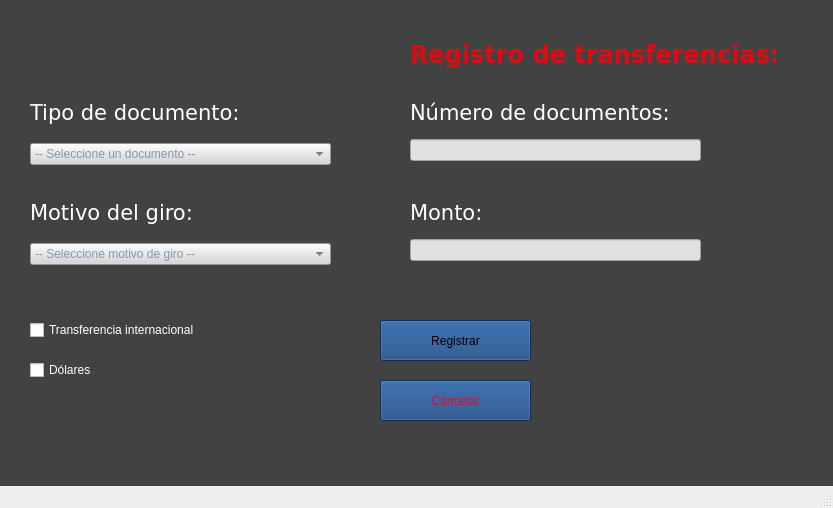
<?xml version="1.0" encoding="UTF-8"?>
<ui version="4.0">
 <class>MainWindow</class>
 <widget class="QMainWindow" name="MainWindow">
  <property name="geometry">
   <rect>
    <x>0</x>
    <y>0</y>
    <width>833</width>
    <height>508</height>
   </rect>
  </property>
  <property name="windowTitle">
   <string>MainWindow</string>
  </property>
  <property name="styleSheet">
   <string notr="true">QWidget#centralwidget{
background-color: rgb(255, 255, 255);
background-color: rgb(66, 66, 66);
}</string>
  </property>
  <widget class="QWidget" name="centralwidget">
   <widget class="QLabel" name="label">
    <property name="geometry">
     <rect>
      <x>10</x>
      <y>20</y>
      <width>391</width>
      <height>61</height>
     </rect>
    </property>
    <property name="text">
     <string/>
    </property>
    <property name="pixmap">
     <pixmap>../../../Downloads/Citibanamex_logo.svg.png</pixmap>
    </property>
    <property name="scaledContents">
     <bool>true</bool>
    </property>
   </widget>
   <widget class="QLabel" name="label_6">
    <property name="geometry">
     <rect>
      <x>410</x>
      <y>40</y>
      <width>366</width>
      <height>29</height>
     </rect>
    </property>
    <property name="font">
     <font>
      <family>Verdana</family>
      <pointsize>18</pointsize>
      <bold>true</bold>
     </font>
    </property>
    <property name="styleSheet">
     <string notr="true">color: rgb(222, 11, 19);</string>
    </property>
    <property name="text">
     <string>Registro de transferencias:</string>
    </property>
   </widget>
   <widget class="QPushButton" name="pushBotRegTransac">
    <property name="geometry">
     <rect>
      <x>380</x>
      <y>320</y>
      <width>151</width>
      <height>41</height>
     </rect>
    </property>
    <property name="styleSheet">
     <string notr="true">background-color: rgb(18, 65, 125);
font: 12pt &quot;Verdana&quot;;</string>
    </property>
    <property name="text">
     <string>Registrar</string>
    </property>
   </widget>
   <widget class="QPushButton" name="pushBotCancelar">
    <property name="geometry">
     <rect>
      <x>380</x>
      <y>380</y>
      <width>151</width>
      <height>41</height>
     </rect>
    </property>
    <property name="styleSheet">
     <string notr="true">background-color: rgb(18, 65, 125);
color: rgb(222, 11, 19);
font: 12pt &quot;Verdana&quot;;</string>
    </property>
    <property name="text">
     <string>Cancelar</string>
    </property>
   </widget>
   <widget class="QLabel" name="label_7">
    <property name="geometry">
     <rect>
      <x>650</x>
      <y>330</y>
      <width>111</width>
      <height>101</height>
     </rect>
    </property>
    <property name="text">
     <string/>
    </property>
    <property name="pixmap">
     <pixmap>../../../Downloads/appbanamex.png</pixmap>
    </property>
    <property name="scaledContents">
     <bool>true</bool>
    </property>
   </widget>
   <widget class="QWidget" name="layoutWidget">
    <property name="geometry">
     <rect>
      <x>30</x>
      <y>100</y>
      <width>301</width>
      <height>65</height>
     </rect>
    </property>
    <layout class="QVBoxLayout" name="verticalLayout">
     <item>
      <widget class="QLabel" name="label_2">
       <property name="font">
        <font>
         <family>Verdana</family>
         <pointsize>16</pointsize>
         <italic>false</italic>
         <bold>false</bold>
        </font>
       </property>
       <property name="styleSheet">
        <string notr="true">color: rgb(18, 65, 125);
font: 16pt &quot;Verdana&quot;;
color: rgb(255, 255, 255);</string>
       </property>
       <property name="text">
        <string>Tipo de documento:</string>
       </property>
      </widget>
     </item>
     <item>
      <spacer name="verticalSpacer">
       <property name="orientation">
        <enum>Qt::Orientation::Vertical</enum>
       </property>
       <property name="sizeHint" stdset="0">
        <size>
         <width>20</width>
         <height>40</height>
        </size>
       </property>
      </spacer>
     </item>
     <item>
      <widget class="QComboBox" name="cBox_TipoDoc">
       <property name="styleSheet">
        <string notr="true">background-color: rgb(214, 214, 214);
font: 11pt &quot;Verdana&quot;;
color: rgb(27, 72, 130);</string>
       </property>
       <property name="currentText">
        <string/>
       </property>
       <property name="placeholderText">
        <string>-- Seleccione un documento --</string>
       </property>
       <item>
        <property name="text">
         <string>IFE/Credencial de elector</string>
        </property>
       </item>
       <item>
        <property name="text">
         <string>PSS Pasaporte</string>
        </property>
       </item>
       <item>
        <property name="text">
         <string>VISA</string>
        </property>
       </item>
      </widget>
     </item>
    </layout>
   </widget>
   <widget class="QWidget" name="layoutWidget">
    <property name="geometry">
     <rect>
      <x>30</x>
      <y>200</y>
      <width>301</width>
      <height>65</height>
     </rect>
    </property>
    <layout class="QVBoxLayout" name="verticalLayout_2">
     <item>
      <widget class="QLabel" name="label_3">
       <property name="font">
        <font>
         <family>Verdana</family>
         <pointsize>16</pointsize>
         <italic>false</italic>
         <bold>false</bold>
        </font>
       </property>
       <property name="styleSheet">
        <string notr="true">color: rgb(18, 65, 125);
font: 16pt &quot;Verdana&quot;;
color: rgb(255, 255, 255);</string>
       </property>
       <property name="text">
        <string>Motivo del giro:</string>
       </property>
      </widget>
     </item>
     <item>
      <spacer name="verticalSpacer_2">
       <property name="orientation">
        <enum>Qt::Orientation::Vertical</enum>
       </property>
       <property name="sizeHint" stdset="0">
        <size>
         <width>20</width>
         <height>40</height>
        </size>
       </property>
      </spacer>
     </item>
     <item>
      <widget class="QComboBox" name="cBox_MotGiro">
       <property name="styleSheet">
        <string notr="true">background-color: rgb(214, 214, 214);
font: 11pt &quot;Verdana&quot;;
color: rgb(27, 72, 130);</string>
       </property>
       <property name="currentText">
        <string/>
       </property>
       <property name="placeholderText">
        <string>-- Seleccione motivo de giro --</string>
       </property>
       <item>
        <property name="text">
         <string>Honorarios / Servicios técnicos</string>
        </property>
       </item>
       <item>
        <property name="text">
         <string>Remesas / Giros</string>
        </property>
       </item>
       <item>
        <property name="text">
         <string>Donaciones</string>
        </property>
       </item>
      </widget>
     </item>
    </layout>
   </widget>
   <widget class="QWidget" name="layoutWidget">
    <property name="geometry">
     <rect>
      <x>410</x>
      <y>100</y>
      <width>291</width>
      <height>61</height>
     </rect>
    </property>
    <layout class="QVBoxLayout" name="verticalLayout_3">
     <item>
      <widget class="QLabel" name="label_4">
       <property name="font">
        <font>
         <family>Verdana</family>
         <pointsize>16</pointsize>
         <italic>false</italic>
         <bold>false</bold>
        </font>
       </property>
       <property name="styleSheet">
        <string notr="true">color: rgb(18, 65, 125);
font: 16pt &quot;Verdana&quot;;
color: rgb(255, 255, 255);</string>
       </property>
       <property name="text">
        <string>Número de documentos:</string>
       </property>
      </widget>
     </item>
     <item>
      <spacer name="verticalSpacer_3">
       <property name="orientation">
        <enum>Qt::Orientation::Vertical</enum>
       </property>
       <property name="sizeHint" stdset="0">
        <size>
         <width>20</width>
         <height>40</height>
        </size>
       </property>
      </spacer>
     </item>
     <item>
      <widget class="QLineEdit" name="linEdNumDoc">
       <property name="styleSheet">
        <string notr="true">background-color: rgb(225, 225, 225);
color: rgb(18, 65, 125);</string>
       </property>
      </widget>
     </item>
    </layout>
   </widget>
   <widget class="QWidget" name="layoutWidget">
    <property name="geometry">
     <rect>
      <x>410</x>
      <y>200</y>
      <width>291</width>
      <height>61</height>
     </rect>
    </property>
    <layout class="QVBoxLayout" name="verticalLayout_4">
     <item>
      <widget class="QLabel" name="label_5">
       <property name="font">
        <font>
         <family>Verdana</family>
         <pointsize>16</pointsize>
         <italic>false</italic>
         <bold>false</bold>
        </font>
       </property>
       <property name="styleSheet">
        <string notr="true">color: rgb(18, 65, 125);
font: 16pt &quot;Verdana&quot;;
color: rgb(255, 255, 255);</string>
       </property>
       <property name="text">
        <string>Monto:</string>
       </property>
      </widget>
     </item>
     <item>
      <spacer name="verticalSpacer_4">
       <property name="orientation">
        <enum>Qt::Orientation::Vertical</enum>
       </property>
       <property name="sizeHint" stdset="0">
        <size>
         <width>20</width>
         <height>40</height>
        </size>
       </property>
      </spacer>
     </item>
     <item>
      <widget class="QLineEdit" name="linEdMonto">
       <property name="styleSheet">
        <string notr="true">background-color: rgb(225, 225, 225);
color: rgb(18, 65, 125);</string>
       </property>
      </widget>
     </item>
    </layout>
   </widget>
   <widget class="QWidget" name="layoutWidget">
    <property name="geometry">
     <rect>
      <x>30</x>
      <y>320</y>
      <width>248</width>
      <height>60</height>
     </rect>
    </property>
    <layout class="QVBoxLayout" name="verticalLayout_5">
     <item>
      <widget class="QCheckBox" name="chekBoxTransInter">
       <property name="styleSheet">
        <string notr="true">color: rgb(18, 65, 125);
font: 12pt &quot;Verdana&quot;;
color: rgb(255, 255, 255);</string>
       </property>
       <property name="text">
        <string>Transferencia internacional</string>
       </property>
       <property name="tristate">
        <bool>false</bool>
       </property>
      </widget>
     </item>
     <item>
      <spacer name="verticalSpacer_5">
       <property name="orientation">
        <enum>Qt::Orientation::Vertical</enum>
       </property>
       <property name="sizeHint" stdset="0">
        <size>
         <width>20</width>
         <height>40</height>
        </size>
       </property>
      </spacer>
     </item>
     <item>
      <widget class="QCheckBox" name="chekBoxDolares">
       <property name="styleSheet">
        <string notr="true">color: rgb(18, 65, 125);
font: 12pt &quot;Verdana&quot;;
color: rgb(255, 255, 255);</string>
       </property>
       <property name="text">
        <string>Dólares</string>
       </property>
       <property name="tristate">
        <bool>false</bool>
       </property>
      </widget>
     </item>
    </layout>
   </widget>
   <widget class="QLabel" name="label_8">
    <property name="geometry">
     <rect>
      <x>40</x>
      <y>30</y>
      <width>301</width>
      <height>41</height>
     </rect>
    </property>
    <property name="text">
     <string/>
    </property>
    <property name="pixmap">
     <pixmap>../../Topicos/.venv/Lib/site-packages/PySide6/interfaces/logocitibanamex-removebg-preview.png</pixmap>
    </property>
    <property name="scaledContents">
     <bool>true</bool>
    </property>
   </widget>
   <widget class="QLabel" name="label_9">
    <property name="geometry">
     <rect>
      <x>600</x>
      <y>320</y>
      <width>111</width>
      <height>91</height>
     </rect>
    </property>
    <property name="text">
     <string/>
    </property>
    <property name="pixmap">
     <pixmap>../../Topicos/.venv/Lib/site-packages/PySide6/interfaces/logopeque-removebg-preview.png</pixmap>
    </property>
    <property name="scaledContents">
     <bool>true</bool>
    </property>
   </widget>
  </widget>
  <widget class="QMenuBar" name="menubar">
   <property name="geometry">
    <rect>
     <x>0</x>
     <y>0</y>
     <width>833</width>
     <height>33</height>
    </rect>
   </property>
  </widget>
  <widget class="QStatusBar" name="statusbar"/>
 </widget>
 <tabstops>
  <tabstop>cBox_TipoDoc</tabstop>
  <tabstop>cBox_MotGiro</tabstop>
  <tabstop>linEdNumDoc</tabstop>
  <tabstop>linEdMonto</tabstop>
  <tabstop>chekBoxTransInter</tabstop>
  <tabstop>chekBoxDolares</tabstop>
  <tabstop>pushBotRegTransac</tabstop>
  <tabstop>pushBotCancelar</tabstop>
 </tabstops>
 <resources/>
 <connections/>
</ui>
